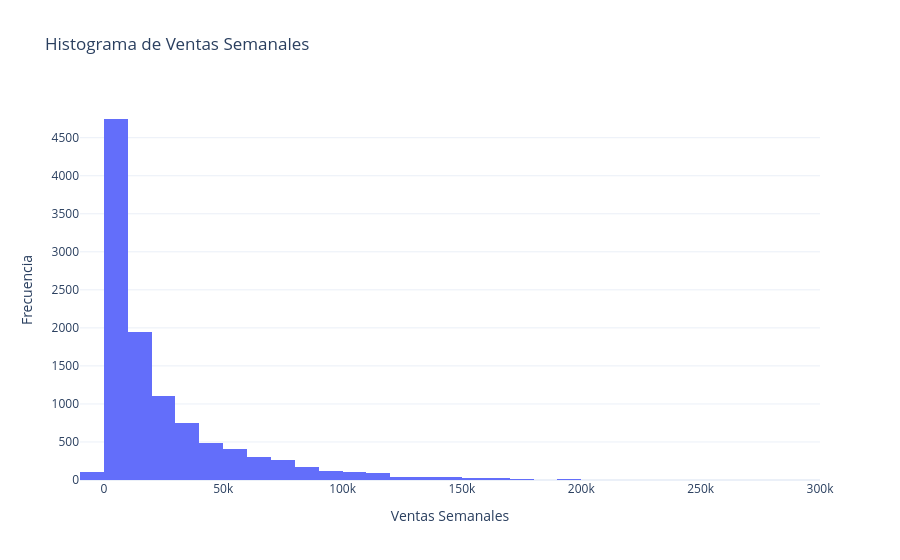

Here is the notebook cell this chart was saved with:
### Code cell
import plotly.graph_objects as go

fig = go.Figure()

fig.add_trace(go.Histogram(
    x=df["weekly_sales"],
    nbinsx=30,
    name="Frecuencia"
))

fig.update_layout(
    title="Histograma de Ventas Semanales",
    xaxis_title="Ventas Semanales",
    yaxis_title="Frecuencia",
    template="plotly_white"
)

fig.show()

### Figure 1 — Plotly figure (JSON) as saved in the notebook; plotly's stock layout.template omitted (floating-point values rounded to 4 significant figures; data arrays with more than 128 entries replaced by an {"elided": "..."} marker saying what was removed)
{"data": [{"name": "Frecuencia", "nbinsx": 30, "type": "histogram", "x": {"elided": "10774 float values"}}], "layout": {"title": {"text": "Histograma de Ventas Semanales"}, "xaxis": {"title": {"text": "Ventas Semanales"}}, "yaxis": {"title": {"text": "Frecuencia"}}}}
